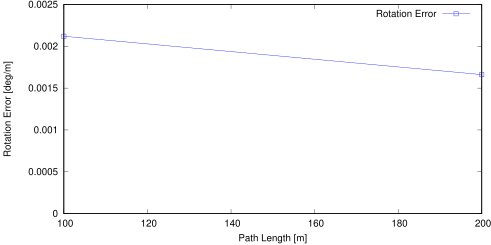

This chart was generated by the following gnuplot code:
set term postscript eps enhanced color
set output "sub02_rl.eps"
set size ratio 0.5
set yrange [0:*]
set xlabel "Path Length [m]"
set ylabel "Rotation Error [deg/m]"
plot "sub02_rl.txt" using 1:($2*57.3) title 'Rotation Error' lc rgb "#0000FF" pt 4 w linespoints
